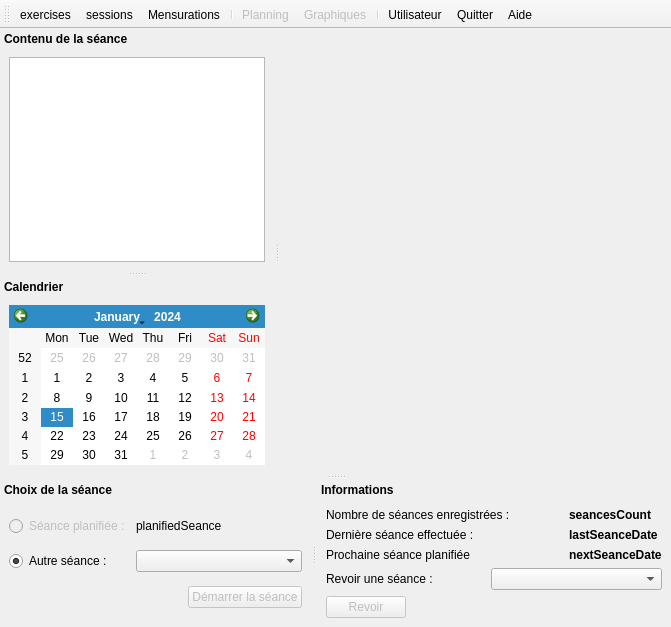
<?xml version="1.0" encoding="UTF-8"?>
<ui version="4.0">
 <class>MainWindow</class>
 <widget class="QMainWindow" name="MainWindow">
  <property name="geometry">
   <rect>
    <x>0</x>
    <y>0</y>
    <width>671</width>
    <height>627</height>
   </rect>
  </property>
  <property name="unifiedTitleAndToolBarOnMac">
   <bool>true</bool>
  </property>
  <widget class="QWidget" name="centralwidget"/>
  <widget class="QMenuBar" name="menubar">
   <property name="geometry">
    <rect>
     <x>0</x>
     <y>0</y>
     <width>671</width>
     <height>21</height>
    </rect>
   </property>
  </widget>
  <widget class="QToolBar" name="toolBar">
   <property name="windowTitle">
    <string>toolBar</string>
   </property>
   <property name="iconSize">
    <size>
     <width>32</width>
     <height>32</height>
    </size>
   </property>
   <attribute name="toolBarArea">
    <enum>TopToolBarArea</enum>
   </attribute>
   <attribute name="toolBarBreak">
    <bool>false</bool>
   </attribute>
   <addaction name="exercisesAction"/>
   <addaction name="sessionsAction"/>
   <addaction name="mensurationAction"/>
   <addaction name="separator"/>
   <addaction name="calendarAction"/>
   <addaction name="graphAction"/>
   <addaction name="separator"/>
   <addaction name="userAction"/>
   <addaction name="exitAction"/>
   <addaction name="helpAction"/>
  </widget>
  <widget class="QDockWidget" name="dockWidget1">
   <property name="font">
    <font>
     <weight>75</weight>
     <bold>true</bold>
    </font>
   </property>
   <property name="features">
    <set>QDockWidget::DockWidgetMovable</set>
   </property>
   <property name="allowedAreas">
    <set>Qt::LeftDockWidgetArea|Qt::RightDockWidgetArea</set>
   </property>
   <property name="windowTitle">
    <string>Contenu de la séance</string>
   </property>
   <attribute name="dockWidgetArea">
    <number>1</number>
   </attribute>
   <widget class="QWidget" name="dockWidgetContents_2">
    <property name="font">
     <font>
      <weight>50</weight>
      <bold>false</bold>
     </font>
    </property>
    <layout class="QVBoxLayout" name="verticalLayout">
     <item>
      <widget class="QListView" name="lstContent"/>
     </item>
    </layout>
   </widget>
  </widget>
  <widget class="QDockWidget" name="dockWidget_2">
   <property name="font">
    <font>
     <weight>75</weight>
     <bold>true</bold>
    </font>
   </property>
   <property name="features">
    <set>QDockWidget::DockWidgetMovable</set>
   </property>
   <property name="allowedAreas">
    <set>Qt::LeftDockWidgetArea|Qt::RightDockWidgetArea</set>
   </property>
   <property name="windowTitle">
    <string>Calendrier</string>
   </property>
   <attribute name="dockWidgetArea">
    <number>1</number>
   </attribute>
   <widget class="QWidget" name="dockWidgetContents_3">
    <property name="font">
     <font>
      <weight>50</weight>
      <bold>false</bold>
     </font>
    </property>
    <layout class="QVBoxLayout" name="verticalLayout_2">
     <item>
      <widget class="QCalendarWidget" name="calendarWidget"/>
     </item>
    </layout>
   </widget>
  </widget>
  <widget class="QDockWidget" name="dockWidget_3">
   <property name="font">
    <font>
     <weight>75</weight>
     <bold>true</bold>
    </font>
   </property>
   <property name="features">
    <set>QDockWidget::DockWidgetMovable</set>
   </property>
   <property name="allowedAreas">
    <set>Qt::BottomDockWidgetArea|Qt::TopDockWidgetArea</set>
   </property>
   <property name="windowTitle">
    <string>Choix de la séance</string>
   </property>
   <attribute name="dockWidgetArea">
    <number>8</number>
   </attribute>
   <widget class="QWidget" name="dockWidgetContents_4">
    <property name="font">
     <font>
      <weight>50</weight>
      <bold>false</bold>
     </font>
    </property>
    <layout class="QGridLayout" name="gridLayout_3">
     <item row="2" column="0" colspan="2">
      <spacer name="horizontalSpacer">
       <property name="orientation">
        <enum>Qt::Horizontal</enum>
       </property>
       <property name="sizeType">
        <enum>QSizePolicy::Minimum</enum>
       </property>
       <property name="sizeHint" stdset="0">
        <size>
         <width>16</width>
         <height>16</height>
        </size>
       </property>
      </spacer>
     </item>
     <item row="2" column="2">
      <widget class="QPushButton" name="btnStart">
       <property name="enabled">
        <bool>false</bool>
       </property>
       <property name="text">
        <string>Démarrer la séance</string>
       </property>
       <property name="icon">
        <iconset resource="ressources.qrc">
         <normaloff>:/images/icon-start.png</normaloff>:/images/icon-start.png</iconset>
       </property>
      </widget>
     </item>
     <item row="1" column="1" colspan="2">
      <widget class="QComboBox" name="cmbSessions"/>
     </item>
     <item row="0" column="1" colspan="2">
      <widget class="QLabel" name="lblPlanifiedSession">
       <property name="text">
        <string>planifiedSeance</string>
       </property>
      </widget>
     </item>
     <item row="0" column="0">
      <widget class="QRadioButton" name="radPlanifiedSession">
       <property name="enabled">
        <bool>false</bool>
       </property>
       <property name="text">
        <string>Séance planifiée :</string>
       </property>
      </widget>
     </item>
     <item row="1" column="0">
      <widget class="QRadioButton" name="radOtherSession">
       <property name="text">
        <string>Autre séance :</string>
       </property>
       <property name="checked">
        <bool>true</bool>
       </property>
      </widget>
     </item>
    </layout>
   </widget>
  </widget>
  <widget class="QDockWidget" name="dockWidget_4">
   <property name="font">
    <font>
     <weight>75</weight>
     <bold>true</bold>
    </font>
   </property>
   <property name="features">
    <set>QDockWidget::DockWidgetMovable</set>
   </property>
   <property name="allowedAreas">
    <set>Qt::BottomDockWidgetArea|Qt::TopDockWidgetArea</set>
   </property>
   <property name="windowTitle">
    <string>Informations</string>
   </property>
   <attribute name="dockWidgetArea">
    <number>8</number>
   </attribute>
   <widget class="QWidget" name="dockWidgetContents_5">
    <property name="font">
     <font>
      <weight>50</weight>
      <bold>false</bold>
     </font>
    </property>
    <layout class="QGridLayout" name="gridLayout_4">
     <item row="0" column="0" colspan="3">
      <widget class="QLabel" name="label_13">
       <property name="text">
        <string>Nombre de séances enregistrées :</string>
       </property>
      </widget>
     </item>
     <item row="0" column="3">
      <widget class="QLabel" name="lblSeancesCount">
       <property name="font">
        <font>
         <weight>75</weight>
         <bold>true</bold>
        </font>
       </property>
       <property name="text">
        <string>seancesCount</string>
       </property>
      </widget>
     </item>
     <item row="1" column="0" colspan="3">
      <widget class="QLabel" name="label_14">
       <property name="text">
        <string>Dernière séance effectuée :</string>
       </property>
      </widget>
     </item>
     <item row="1" column="3">
      <widget class="QLabel" name="lblLastSeanceDate">
       <property name="font">
        <font>
         <weight>75</weight>
         <bold>true</bold>
        </font>
       </property>
       <property name="text">
        <string>lastSeanceDate</string>
       </property>
      </widget>
     </item>
     <item row="2" column="0" colspan="3">
      <widget class="QLabel" name="label_15">
       <property name="text">
        <string>Prochaine séance planifiée</string>
       </property>
      </widget>
     </item>
     <item row="2" column="3">
      <widget class="QLabel" name="lblNextSeanceDate">
       <property name="font">
        <font>
         <weight>75</weight>
         <bold>true</bold>
        </font>
       </property>
       <property name="text">
        <string>nextSeanceDate</string>
       </property>
      </widget>
     </item>
     <item row="3" column="0" colspan="2">
      <widget class="QLabel" name="label_16">
       <property name="text">
        <string>Revoir une séance :</string>
       </property>
      </widget>
     </item>
     <item row="3" column="2" colspan="2">
      <widget class="QComboBox" name="cmbSessionsMade"/>
     </item>
     <item row="4" column="0">
      <widget class="QPushButton" name="btnSee">
       <property name="enabled">
        <bool>false</bool>
       </property>
       <property name="text">
        <string>Revoir</string>
       </property>
       <property name="icon">
        <iconset resource="ressources.qrc">
         <normaloff>:/images/go-icon.png</normaloff>:/images/go-icon.png</iconset>
       </property>
      </widget>
     </item>
     <item row="4" column="1" colspan="3">
      <spacer name="horizontalSpacer_2">
       <property name="orientation">
        <enum>Qt::Horizontal</enum>
       </property>
       <property name="sizeHint" stdset="0">
        <size>
         <width>16</width>
         <height>16</height>
        </size>
       </property>
      </spacer>
     </item>
    </layout>
   </widget>
  </widget>
  <action name="userAction">
   <property name="icon">
    <iconset resource="ressources.qrc">
     <normaloff>:/images/user-icon.png</normaloff>:/images/user-icon.png</iconset>
   </property>
   <property name="text">
    <string>Utilisateur</string>
   </property>
   <property name="toolTip">
    <string>Changer d'utilisateur</string>
   </property>
  </action>
  <action name="calendarAction">
   <property name="enabled">
    <bool>false</bool>
   </property>
   <property name="icon">
    <iconset resource="ressources.qrc">
     <normaloff>:/images/calendar-icon.png</normaloff>:/images/calendar-icon.png</iconset>
   </property>
   <property name="text">
    <string>Planning</string>
   </property>
   <property name="toolTip">
    <string>Consulter le planning</string>
   </property>
  </action>
  <action name="mensurationAction">
   <property name="icon">
    <iconset resource="ressources.qrc">
     <normaloff>:/images/measure-icon.png</normaloff>:/images/measure-icon.png</iconset>
   </property>
   <property name="text">
    <string>Mensurations</string>
   </property>
   <property name="toolTip">
    <string>Saisir mes mensurations</string>
   </property>
  </action>
  <action name="exitAction">
   <property name="icon">
    <iconset resource="ressources.qrc">
     <normaloff>:/images/logout-icon.png</normaloff>:/images/logout-icon.png</iconset>
   </property>
   <property name="text">
    <string>Quitter</string>
   </property>
   <property name="toolTip">
    <string>Quitter bodeasy</string>
   </property>
  </action>
  <action name="graphAction">
   <property name="enabled">
    <bool>false</bool>
   </property>
   <property name="icon">
    <iconset resource="ressources.qrc">
     <normaloff>:/images/graph-icon2.png</normaloff>:/images/graph-icon2.png</iconset>
   </property>
   <property name="text">
    <string>Graphiques</string>
   </property>
   <property name="toolTip">
    <string>Graphiques et histogrammes</string>
   </property>
  </action>
  <action name="sessionsAction">
   <property name="icon">
    <iconset resource="ressources.qrc">
     <normaloff>:/images/table-icon.png</normaloff>:/images/table-icon.png</iconset>
   </property>
   <property name="text">
    <string>sessions</string>
   </property>
   <property name="toolTip">
    <string>Consulter les séances</string>
   </property>
  </action>
  <action name="exercisesAction">
   <property name="icon">
    <iconset resource="ressources.qrc">
     <normaloff>:/images/exercise-icon.png</normaloff>:/images/exercise-icon.png</iconset>
   </property>
   <property name="text">
    <string>exercises</string>
   </property>
   <property name="toolTip">
    <string>Consulter les exercices</string>
   </property>
  </action>
  <action name="helpAction">
   <property name="icon">
    <iconset resource="ressources.qrc">
     <normaloff>:/images/help-icon.png</normaloff>:/images/help-icon.png</iconset>
   </property>
   <property name="text">
    <string>Aide</string>
   </property>
   <property name="toolTip">
    <string>Consulter l'aide</string>
   </property>
  </action>
 </widget>
 <resources>
  <include location="ressources.qrc"/>
 </resources>
 <connections>
  <connection>
   <sender>exitAction</sender>
   <signal>triggered()</signal>
   <receiver>MainWindow</receiver>
   <slot>close()</slot>
   <hints>
    <hint type="sourcelabel">
     <x>-1</x>
     <y>-1</y>
    </hint>
    <hint type="destinationlabel">
     <x>573</x>
     <y>347</y>
    </hint>
   </hints>
  </connection>
 </connections>
</ui>
